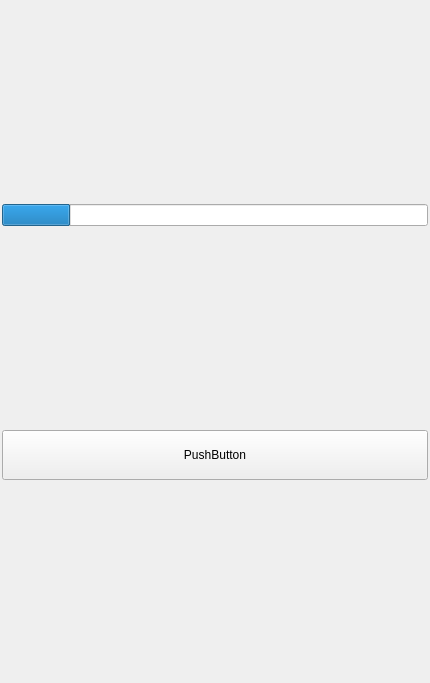
<?xml version="1.0" encoding="UTF-8"?>
<ui version="4.0">
 <class>Milki</class>
 <widget class="QWidget" name="Milki">
  <property name="geometry">
   <rect>
    <x>0</x>
    <y>0</y>
    <width>430</width>
    <height>683</height>
   </rect>
  </property>
  <property name="windowTitle">
   <string>Form</string>
  </property>
  <layout class="QVBoxLayout" name="verticalLayout_2">
   <property name="margin">
    <number>2</number>
   </property>
   <item>
    <layout class="QVBoxLayout" name="main_vboxlayout">
     <property name="spacing">
      <number>2</number>
     </property>
     <item>
      <layout class="QHBoxLayout" name="item_title_vboxlayout" stretch="">
       <property name="sizeConstraint">
        <enum>QLayout::SetDefaultConstraint</enum>
       </property>
      </layout>
     </item>
     <item>
      <spacer name="up_spacer">
       <property name="orientation">
        <enum>Qt::Vertical</enum>
       </property>
       <property name="sizeType">
        <enum>QSizePolicy::Fixed</enum>
       </property>
       <property name="sizeHint" stdset="0">
        <size>
         <width>20</width>
         <height>2</height>
        </size>
       </property>
      </spacer>
     </item>
     <item>
      <widget class="QProgressBar" name="progressbar">
       <property name="value">
        <number>16</number>
       </property>
       <property name="textVisible">
        <bool>false</bool>
       </property>
      </widget>
     </item>
     <item>
      <spacer name="down_spacer">
       <property name="orientation">
        <enum>Qt::Vertical</enum>
       </property>
       <property name="sizeType">
        <enum>QSizePolicy::Fixed</enum>
       </property>
       <property name="sizeHint" stdset="0">
        <size>
         <width>20</width>
         <height>2</height>
        </size>
       </property>
      </spacer>
     </item>
     <item>
      <layout class="QVBoxLayout" name="center_vboxlayout">
       <property name="sizeConstraint">
        <enum>QLayout::SetMaximumSize</enum>
       </property>
      </layout>
     </item>
     <item>
      <widget class="QPushButton" name="next_pushbutton">
       <property name="minimumSize">
        <size>
         <width>0</width>
         <height>50</height>
        </size>
       </property>
       <property name="text">
        <string>PushButton</string>
       </property>
      </widget>
     </item>
    </layout>
   </item>
  </layout>
 </widget>
 <resources/>
 <connections/>
</ui>
